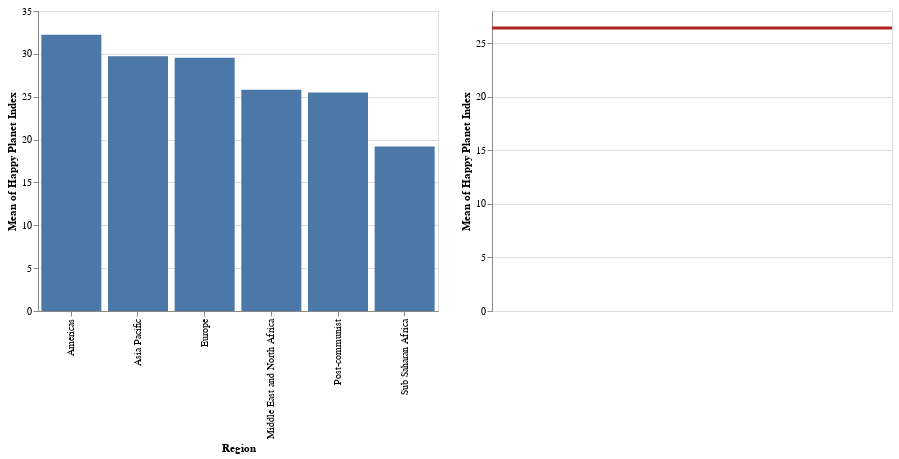

The cell this chart's notebook holds for it:
### Code cell
import altair as alt
bars = alt.Chart(hpi_df).mark_bar().encode(
x='Region:N',
y='mean(Happy Planet Index):Q',
).properties(width=400)
line = alt.Chart(hpi_df).mark_rule(color='firebrick').encode(
y='mean(Happy Planet Index):Q',
size=alt.SizeValue(3)
)
bars | line

### Figure 1 — Vega-Lite specification as saved in the notebook (floating-point values rounded to 4 significant figures; data arrays with more than 128 entries replaced by an {"elided": "..."} marker saying what was removed)
{"$schema": "https://vega.github.io/schema/vega-lite/v3.4.0.json", "config": {"mark": {"tooltip": null}, "view": {"height": 300, "width": 400}}, "data": {"name": "data-06c1dbec64553b487ce4599ce4c93c9b"}, "datasets": {"data-06c1dbec64553b487ce4599ce4c93c9b": {"elided": "140 records"}}, "hconcat": [{"encoding": {"x": {"field": "Region", "type": "nominal"}, "y": {"aggregate": "mean", "field": "Happy Planet Index", "type": "quantitative"}}, "mark": "bar", "width": 400}, {"encoding": {"size": {"value": 3}, "y": {"aggregate": "mean", "field": "Happy Planet Index", "type": "quantitative"}}, "mark": {"color": "firebrick", "type": "rule"}}]}
